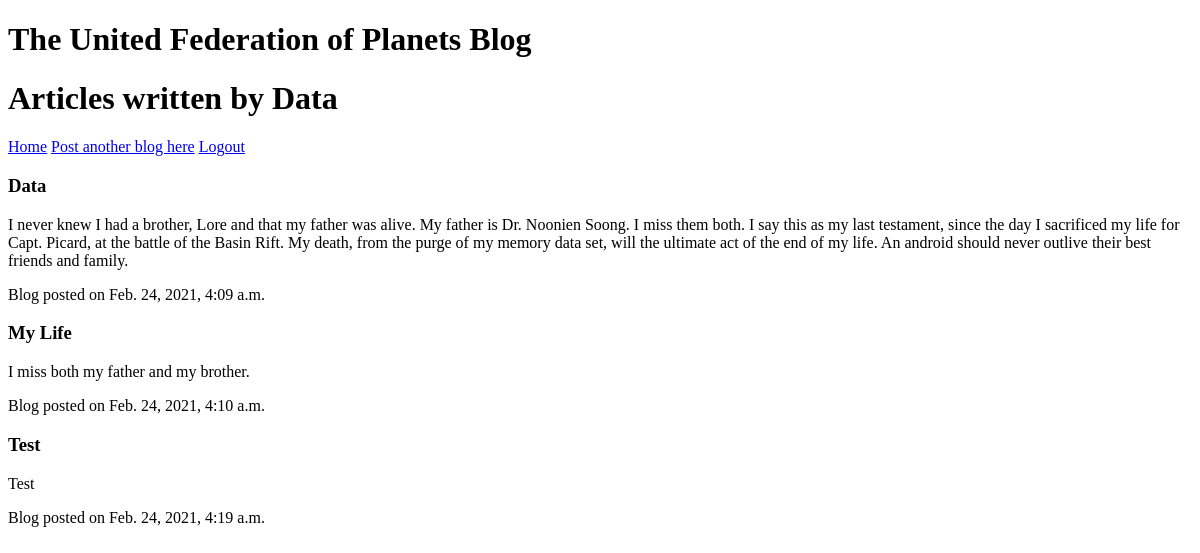
Page /author/1/ (signed in) on the earlier database version.
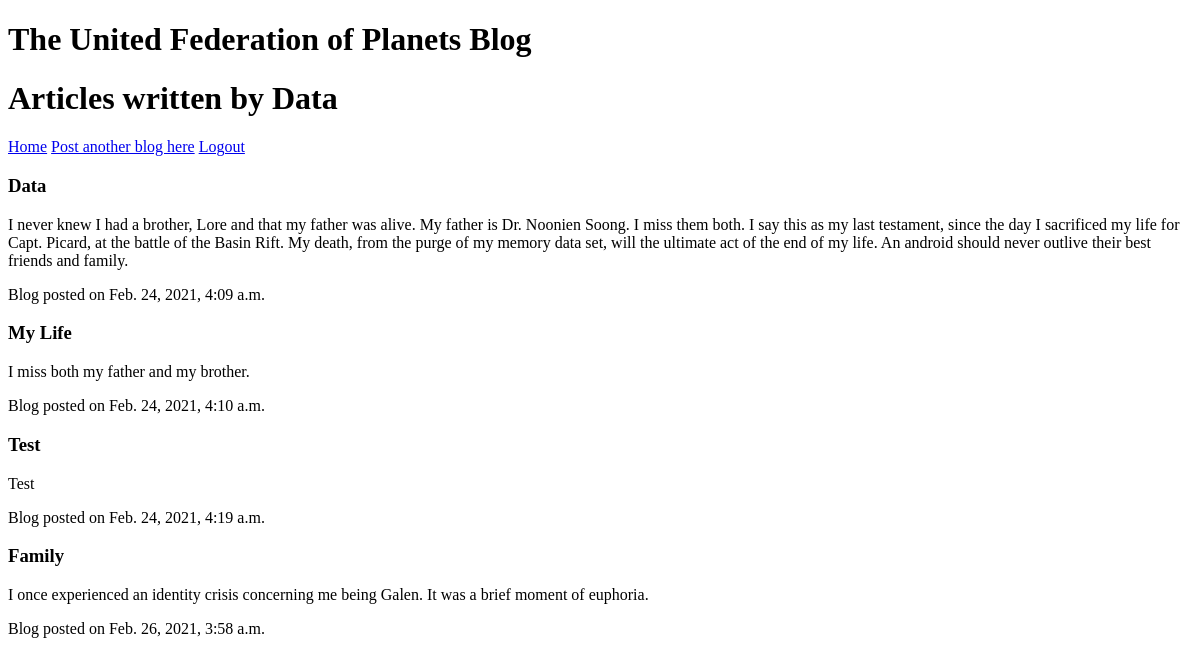
Same page on the later database version.
### blog_app/models.py (models this page shows)
class Blog(models.Model):
    title = models.CharField(max_length=30)
    body = models.TextField()
    date = models.DateTimeField(default=timezone.now)
    author_name = models.ForeignKey(Author, on_delete=models.CASCADE)
    def __str__(self):
        return self.title

### blog_app/views.py (the view)
# urls.py: path('author/<int:id>/', views.author_detail, name='author')
@login_required
def author_detail(request, id):
    html = "author.html"
    author = Author.objects.get(id=id)
    author = request.user
    blogs = Blog.objects.filter(author_name=author)
    context = {'author': author, 'blogs': blogs}
    return render(request, html, context)

### blog_app/models.py (called while the page is built)
    def __str__(self):
        return self.author

### blog_app/templates/author.html
{% extends "base.html" %}
{% block body %}
<h1>Articles written by {{author}}</h1>
<a href="{% url 'homepage' %}">Home</a>
<a href="{% url 'blog' %}">Post another blog here</a>
<a href="{% url 'logout' %}">Logout</a>
{% for blog in blogs %}
<h3>{{blog}}</h3>
<p>{{blog.body}}</p>
<p>Blog posted on {{blog.date}}</p>
{% endfor %}
{% endblock %}

Differences in the rows shown:
added Blog: title "Family", body "I once experienced an identity crisis concerning me being Galen. It was a brief moment of euphoria.", date "Feb. 26, 2021, 3:58 a.m."
